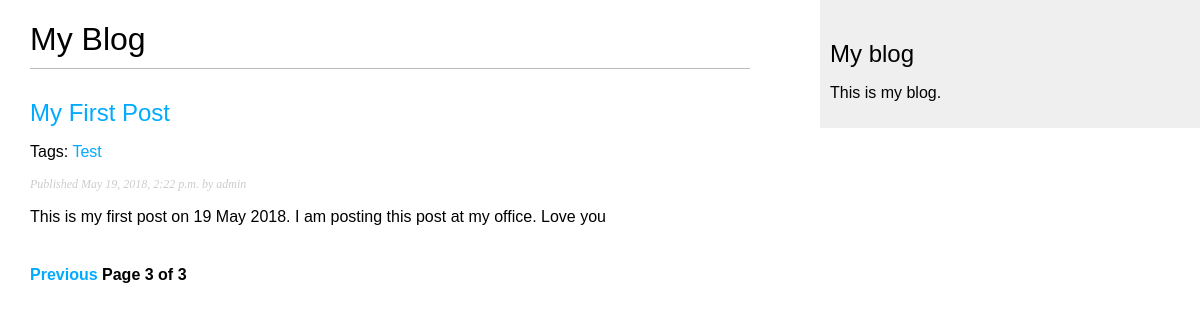
Page /blog/?page=3 on the committed database.
### blog/models.py (models this page shows, shortened)
class Post(models.Model):
    STATUS_CHOICES = (
        ('draft', 'Draft'),
        ('published', 'Published'),
    )
    title = models.CharField(max_length=250)
    slug = models.SlugField(max_length=250, unique_for_date='publish')
    author = models.ForeignKey(User, related_name='blog_post')
    body = models.TextField()
    publish = models.DateTimeField(default=timezone.now)
    created = models.DateTimeField(auto_now_add=True)
    updated = models.DateTimeField(auto_now=True)
    status = models.CharField(max_length=10, choices=STATUS_CHOICES, default='draft')
    class Meta:
        ordering = ('-publish',)
    objects = models.Manager()    # The default manager.
    published = PublishedManager() # Our custom manager.
    tags = TaggableManager() # Tags manager
    def get_absolute_url(self):
        return reverse('blog:post_detail',
                        args=[self.publish.year,
                                self.publish.strftime('%m'),
                                self.publish.strftime('%d'),
                                self.slug])

### blog/views.py (the view)
# urls.py: url(r'^tag/(?P<tag_slug>[-\w]+)/$', views.post_list, name='post_list_by_tag'),
def post_list(request, tag_slug=None):
    object_list = Post.published.all()
    tag = None
    if tag_slug:
        tag = get_object_or_404(Tag, slug=tag_slug)
        object_list = object_list.filter(tags__in=[tag])
    paginator = Paginator(object_list, 3) # 3 posts in each page
    page = request.GET.get('page')
    try:
        posts = paginator.page(page)
    except PageNotAnInteger:
        posts = paginator.page(1)
    except EmptyPage:
        posts = paginator.page(paginator.num_pages)
    return render(request, 'blog/post/list.html', {'page': page, 'posts': posts, 'tag': tag})

### blog/models.py (called while the page is built)
    def get_queryset(self):
        return super(PublishedManager, self).get_queryset().filter(status='published')

### blog/templates/blog/post/list.html (shortened to what this page needs)
{% extends "blog/base.html" %}
{% block content %}
    <h1>My Blog</h1>
    {% for post in posts %}
    <h2>
        <a href="{{ post.get_absolute_url }}">{{ post.title }}</a>
    </h2>
    <p class="tags">Tags:
        {% for tag in post.tags.all %}
            <a href="{% url "blog:post_list_by_tag" tag.slug %}">{{ tag.name }}</a>
        {% endfor %}
    </p>
    <p class="date">Published {{ post.publish }} by {{ post.author }}</p>
    {{ post.body|truncatewords:30|linebreaks }}
    {% endfor %}
    {% include "pagination.html" with page=posts %}
{% endblock %}

### blog/static/css/blog.css (style rules this page uses)
body { margin:0; padding:0; font-family:helvetica, sans-serif; }
a { color:#00abff; text-decoration:none; }
h1 { font-weight:normal; border-bottom:1px solid #bbb; padding:0 0 10px 0; }
h2 { font-weight:normal; margin:30px 0 0; }
p.date { color:#ccc; font-family: georgia, serif; font-size: 12px; font-style: italic; }

### rows in the picture
Post: title "My First Post", publish "May 19, 2018, 2:22 p.m.", author "admin", body "This is my first post on 19 May 2018. I am posting this post at my office. Love you"
Tag: name "Test"

### other values in the picture
{{ page.number }} "3"
{{ page.paginator.num_pages }} "3"
